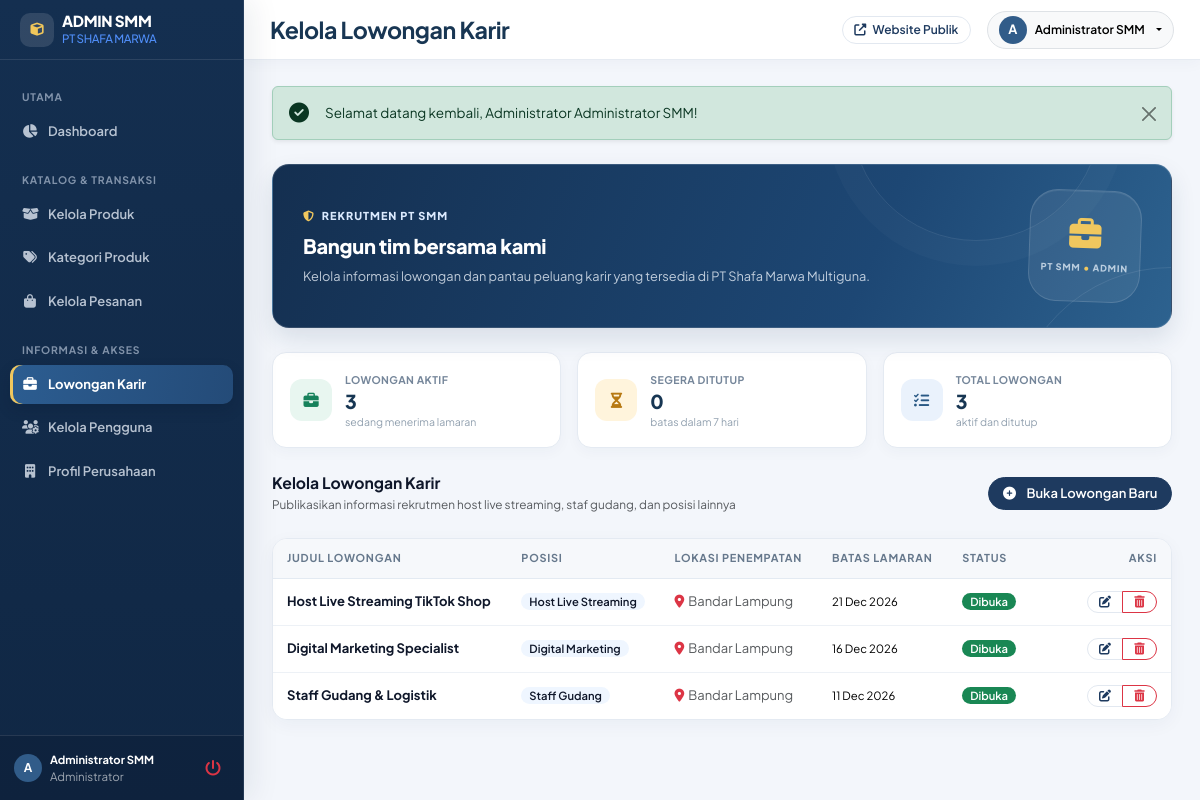
The page /frontend/admin/lowongan/index.php (signed in) on the database its author committed.
### tables this page shows
CREATE TABLE lowongan (
    id_lowongan BIGINT UNSIGNED AUTO_INCREMENT PRIMARY KEY,
    judul_lowongan VARCHAR(150) NOT NULL,
    posisi VARCHAR(100) NOT NULL,
    deskripsi TEXT NOT NULL,
    kualifikasi TEXT DEFAULT NULL,
    lokasi VARCHAR(150) DEFAULT NULL,
    batas_lamaran DATE DEFAULT NULL,
    status_lowongan ENUM('Dibuka', 'Ditutup') NOT NULL DEFAULT 'Dibuka',
    dibuat_pada TIMESTAMP NOT NULL DEFAULT CURRENT_TIMESTAMP,
    diperbarui_pada TIMESTAMP NOT NULL DEFAULT CURRENT_TIMESTAMP
        ON UPDATE CURRENT_TIMESTAMP,
    INDEX idx_lowongan_status (status_lowongan)
);

### backend/helpers/helper.php (called while the page is built, shortened)
<?php
if (!function_exists('base_url')) {
    function base_url($path = '')
    {
        $base = defined('BASE_URL') ? BASE_URL : '/pt-smm/';
        return rtrim($base, '/') . '/' . ltrim($path, '/');
    }
}
if (!function_exists('e')) {
    function e($str)
    {
        return htmlspecialchars((string)$str, ENT_QUOTES, 'UTF-8');
    }
}

### frontend/admin/lowongan/index.php (the view, shortened to what this page needs)
<?php
require_once __DIR__ . '/../../../config/app.php';
$lowongan_list = [];
try {
    $stmt = $pdo->query("SELECT * FROM lowongan ORDER BY dibuat_pada DESC");
    $lowongan_list = $stmt->fetchAll();
} catch (PDOException $e) {
    $lowongan_list = [];
}
require_once __DIR__ . '/../../includes/admin-header.php';
?>
<div class="d-flex justify-content-between align-items-center mb-4 flex-wrap gap-3">
    <div>
        <h4 class="fw-bold text-navy mb-0">Kelola Lowongan Karir</h4>
        <small class="text-muted">Publikasikan informasi rekrutmen host live streaming, staf gudang, dan posisi lainnya</small>
    </div>
    <a href="<?= base_url('frontend/admin/lowongan/tambah.php') ?>" class="btn btn-secondary-custom">
        <i class="fas fa-plus-circle me-1"></i> Buka Lowongan Baru
    </a>
</div>
<div class="admin-card">
    <div class="table-responsive">
        <table class="table admin-table align-middle">
            <thead>
                <tr>
                    <th>Judul Lowongan</th>
                    <th>Posisi</th>
                    <th>Lokasi Penempatan</th>
                    <th>Batas Lamaran</th>
                    <th>Status</th>
                    <th class="text-end" style="width: 140px;">Aksi</th>
                </tr>
            </thead>
            <tbody>
                <?php if (empty($lowongan_list)): ?>
                    <tr>
                        <td colspan="6" class="text-center py-4 text-muted">
                            Belum ada lowongan pekerjaan yang diterbitkan.
                        </td>
                    </tr>
                <?php else: ?>
                    <?php foreach ($lowongan_list as $low): ?>
                        <tr>
                            <td>
                                <strong class="text-navy"><?= e($low['judul_lowongan']) ?></strong>
                            </td>
                            <td>
                                <span class="badge bg-subtle-blue text-navy"><?= e($low['posisi']) ?></span>
                            </td>
                            <td>
                                <span class="text-muted"><i class="fas fa-map-marker-alt text-danger me-1"></i><?= e($low['lokasi'] ?? 'Bandar Lampung') ?></span>
                            </td>
                            <td>
                                <?php if (!empty($low['batas_lamaran'])): ?>
                                    <span class="small"><?= date('d M Y', strtotime($low['batas_lamaran'])) ?></span>
                                <?php else: ?>
                                    <span class="text-muted small">-</span>
                                <?php endif; ?>
                            </td>
                            <td>
                                <?php if ($low['status_lowongan'] === 'Dibuka'): ?>
                                    <span class="badge bg-success">Dibuka</span>
                                <?php else: ?>
                                    <span class="badge bg-secondary">Ditutup</span>
                                <?php endif; ?>
                            </td>
                            <td class="text-end">
                                <div class="btn-group">
                                    <a href="<?= base_url('frontend/admin/lowongan/edit.php?id=' . $low['id_lowongan']) ?>" class="btn btn-sm btn-outline-primary" title="Edit">
                                        <i class="fas fa-edit"></i>
                                    </a>
                                    <a href="<?= base_url('backend/admin/proses-lowongan.php?aksi=hapus&id=' . $low['id_lowongan']) ?>" class="btn btn-sm btn-outline-danger btn-confirm-delete" data-confirm="Hapus lowongan '<?= e($low['judul_lowongan']) ?>'?" title="Hapus">
                                        <i class="fas fa-trash-alt"></i>
                                    </a>
                                </div>
                            </td>
                        </tr>
                    <?php endforeach; ?>
                <?php endif; ?>
            </tbody>
        </table>
    </div>
</div>
<?php require_once __DIR__ . '/../../includes/admin-footer.php'; ?>

### assets/css/style.css (style rules this page uses)
:root { --primary: #1e3a5f; --primary-hover: #1e3a8a; --secondary: #0f172a; --secondary-hover: #1e293b; --accent: #3b82f6; --accent-soft: #eff6ff; --bg-body: #ffffff; --bg-card: #ffffff; --bg-subtle: #f0f4ff; --text-main: #0f172a; --text-muted: #64748b; --text-light: #94a3b8; --border-color: #e2e8f0; --border-focus: #1e3a5f; --shadow-sm: 0 1px 3px rgba(0, 0, 0, 0.04); --shadow-md: 0 4px 14px rgba(0, 0, 0, 0.05); --shadow-lg: 0 10px 30px rgba(0, 0, 0, 0.06); --shadow-hover: 0 12px 30px rgba(30, 58, 95, 0.15); --radius-sm: 8px; --radius-md: 14px; --radius-lg: 24px; --radius-full: 9999px; --transition: all 0.25s cubic-bezier(0.16, 1, 0.3, 1); }
html { scroll-behavior: smooth; }
* { margin: 0; padding: 0; box-sizing: border-box; }
body { font-family: 'Plus Jakarta Sans', -apple-system, BlinkMacSystemFont, "Segoe UI", Roboto, sans-serif; font-size: 13.5px; line-height: 1.55; color: var(--text-main); background-color: var(--bg-body); -webkit-font-smoothing: antialiased; }
h4, .h4 { font-size: 0.98rem; font-weight: 700; line-height: 1.4; }
a { color: var(--primary); text-decoration: none; transition: var(--transition); }
.text-navy { color: var(--text-main) !important; }
.bg-subtle-blue { background-color: var(--accent-soft) !important; }
.btn { font-weight: 600; font-size: 0.8125rem; padding: 0.42rem 1.05rem; border-radius: var(--radius-full); transition: var(--transition); display: inline-flex; align-items: center; justify-content: center; gap: 0.4rem; }
.btn-sm { font-size: 0.75rem !important; padding: 0.25rem 0.7rem !important; }
.btn-outline-primary { color: var(--primary); border-color: var(--border-color); background-color: #ffffff; }
.btn-secondary-custom { background-color: var(--primary); border-color: var(--primary); color: #FFFFFF; }
.table th { font-size: 0.72rem; padding: 8px 12px; letter-spacing: 0.5px; text-transform: uppercase; }
.table td { font-size: 0.8125rem; padding: 8px 12px; vertical-align: middle; }
.badge { font-size: 0.7rem; padding: 3px 7px; font-weight: 600; border-radius: 9999px; }

### assets/css/admin.css (style rules this page uses)
:root { --admin-navy: #1e3a5f; --admin-navy-dark: #0f172a; --admin-primary: #1e3a5f; --admin-accent: #3b82f6; --admin-bg: #f8fafc; --admin-card: #FFFFFF; --admin-text: #0f172a; --admin-muted: #64748b; --admin-border: #e2e8f0; --sidebar-width: 230px; --topbar-height: 52px; }
body.admin-body { font-family: 'Plus Jakarta Sans', -apple-system, BlinkMacSystemFont, sans-serif; font-size: 13.5px; line-height: 1.5; background-color: var(--admin-bg); color: var(--admin-text); overflow-x: hidden; -webkit-font-smoothing: antialiased; }
body.admin-body h4, body.admin-body .h4 { font-size: 0.98rem; font-weight: 700; }
.admin-card { background: #FFFFFF; border: 1px solid var(--admin-border); border-radius: 12px; box-shadow: 0 1px 3px rgba(0, 0, 0, 0.02); margin-bottom: 16px; overflow: hidden; }
.admin-table { width: 100%; margin-bottom: 0; }
.admin-table th { background: #fafafa; color: #52525b; font-size: 0.72rem; font-weight: 700; text-transform: uppercase; letter-spacing: 0.5px; padding: 8px 12px; border-bottom: 1px solid var(--admin-border); }
.admin-table td { padding: 9px 12px; vertical-align: middle; border-bottom: 1px solid #f4f4f5; font-size: 0.8125rem; }
body.admin-body .btn { font-size: 0.8125rem; font-weight: 600; padding: 0.38rem 0.85rem; border-radius: 9999px; transition: all 0.15s ease; }
body.admin-body .btn-sm { font-size: 0.75rem; padding: 0.22rem 0.65rem; }
body.admin-body .badge { font-size: 0.7rem; font-weight: 600; padding: 3px 8px; border-radius: 9999px; }
:root { --admin-navy: #17365b; --admin-navy-dark: #102744; --admin-primary: #1d4774; --admin-accent: #4f8df7; --admin-bg: #f3f6fb; --admin-border: #e3eaf2; --admin-muted: #718096; --sidebar-width: 244px; --topbar-height: 60px; }
body.admin-body { background: var(--admin-bg); color: #172b43; }
.admin-card, body.admin-body .smm-card { border: 1px solid #e4eaf2; border-radius: 15px; box-shadow: 0 5px 18px rgba(24,54,84,.045); }
.admin-table th { background: #f6f8fb; color: #66788c; padding: 11px 14px; font-size: .68rem; letter-spacing: .07em; }
.admin-table td { padding: 12px 14px; border-bottom-color: #edf1f6; }
.admin-table tbody tr:last-child td { border-bottom: 0; }
body.admin-body .btn { transition: transform .18s ease, box-shadow .18s ease, background-color .18s ease; }

### rows shown on the page
lowongan: judul_lowongan "Host Live Streaming TikTok Shop", posisi "Host Live Streaming", lokasi "Bandar Lampung", batas_lamaran "21 Dec 2026", status_lowongan "Dibuka"
lowongan: judul_lowongan "Digital Marketing Specialist", posisi "Digital Marketing", lokasi "Bandar Lampung", batas_lamaran "16 Dec 2026", status_lowongan "Dibuka"
lowongan: judul_lowongan "Staff Gudang & Logistik", posisi "Staff Gudang", lokasi "Bandar Lampung", batas_lamaran "11 Dec 2026", status_lowongan "Dibuka"

### other values the page prints
substr($admin_name ?? 'A', 0, 1) "A"
$admin_name "Administrator SMM"
$page_title "Kelola Lowongan Karir"
substr($admin_name, 0, 1) "A"
$flash['pesan'] "Selamat datang kembali, Administrator Administrator SMM!"
$admin_hero['label'] "REKRUTMEN PT SMM"
$admin_hero['title'] "Bangun tim bersama kami"
$admin_hero['copy'] "Kelola informasi lowongan dan pantau peluang karir yang tersedia di PT Shafa Marwa Multiguna."
$scorecard['label'] "LOWONGAN AKTIF"
$scorecard['value'] "3"
$scorecard['note'] "sedang menerima lamaran"
$scorecard['label'] "SEGERA DITUTUP"
$scorecard['value'] "0"
$scorecard['note'] "batas dalam 7 hari"
$scorecard['label'] "TOTAL LOWONGAN"
